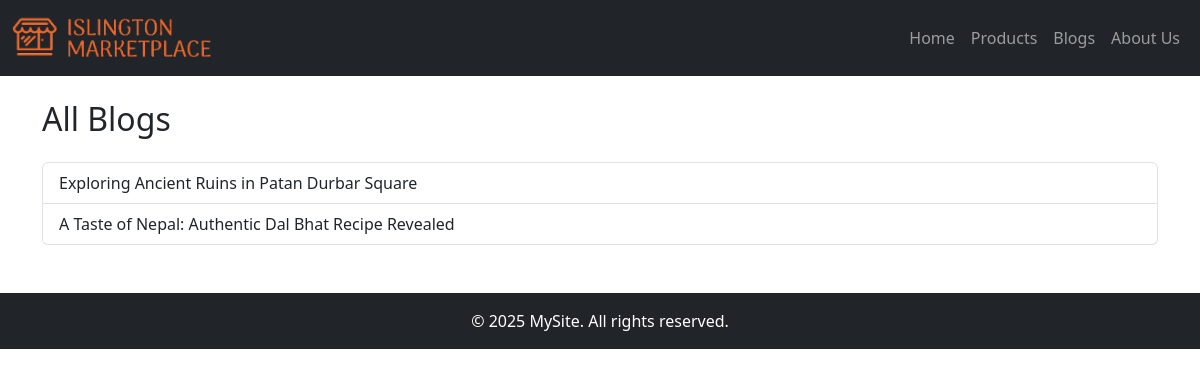
The app's page /blogs/ with its own data.
### sitesetting/models.py (models this page shows, shortened)
class SiteSetting(models.Model):
    site_title = models.CharField(max_length=200, default="Marketplace")
    meta_description = models.TextField(blank=True, null=True)
    meta_keywords = models.CharField(max_length=255, blank=True, null=True)
    logo = models.ImageField(upload_to="photos/logos/", blank=True, null=True)
    favicon = models.ImageField(upload_to="photos/favicons/", blank=True, null=True)
    class Meta:
        verbose_name = "Site Setting"
        verbose_name_plural = "Site Settings"

### pages/models.py (models this page shows, shortened)
class Page(models.Model):
    title = models.CharField(max_length=100)
    slug = models.SlugField(unique=True)
    content = models.TextField()
    created_at = models.DateTimeField(auto_now_add=True)

### blogs/models.py (models this page shows, shortened)
class Blog(models.Model):
    title = models.CharField(max_length=100)
    description = models.TextField()
    status = models.BooleanField(default=0)
    category = models.ForeignKey(BlogCategory, on_delete=models.CASCADE)
    created_at = models.DateTimeField(default=timezone.now)
    blog_image = models.ImageField(upload_to='photos/blogs', blank=True, null=True)

### blogs/views.py (the view)
# urls.py: path('', views.blogs, name='blogs'),
def blogs(request):
    all_blogs = Blog.objects.all()
    return render(request, 'blogs/blogs1.html',{'blogs': all_blogs})

### pages/context_processors.py (called while the page is built)
def pages_links(request):
    pages = Page.objects.all()
    return {'pages': pages}

### sitesetting/context_processors.py (called while the page is built)
def site_settings(request):
    setting = SiteSetting.objects.first()
    return {'site_setting': setting}

### templates/blogs/blogs1.html
{% extends 'master/base1.html' %}
{% block content %}
<h2 class="mb-4">All Blogs</h2>
<div class="list-group">
  {% for blog in blogs %}
    <a href="{% url 'blog_detail' blog.pk %}" class="list-group-item list-group-item-action">
      {{ blog.title }}
    </a>
  {% endfor %}
</div>
{% endblock %}

### templates/includes/header1.html (shortened to what this page needs)
{% load static %}
<nav class="navbar navbar-expand-lg navbar-dark bg-dark">
  <div class="container-fluid">
    <a class="navbar-brand" href="{% url 'home' %}">
      {% if site_setting.logo %}
      <img src="{{ site_setting.logo.url }}" alt="logo"
      style="max-height: 50px; width: auto;" class="d-inline-block align-middle">
      {%endif%}
    </a>
    <div class="collapse navbar-collapse" id="navbarNav">
      <ul class="navbar-nav ms-auto">
        <li class="nav-item">
          <a class="nav-link" href="{% url 'home' %}">Home</a>
        </li>
        <li class="nav-item">
          <a class="nav-link" href="{% url 'products' %}">Products</a>
        </li>
        <li class="nav-item">
          <a class="nav-link" href="{% url 'blogs' %}">Blogs</a>
        </li>
        {% for page in pages %}
        <li class="nav-item">
          <a class="nav-link" href="{% url 'page_detail' page.slug %}">{{ page.title }}</a>
        </li>
        {% endfor %}
      </ul>
    </div>
  </div>
</nav>

### records on screen
SiteSetting: logo (picture)
Page: title "About Us"
Blog: title "Exploring Ancient Ruins in Patan Durbar Square"
Blog: title "A Taste of Nepal: Authentic Dal Bhat Recipe Revealed"
